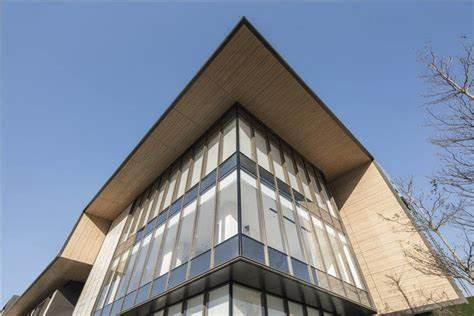
%> input picture 课程设计/test2.jpg, 474 x 316 px
$ octave --eval "display_image_spectrum(imread('test2.jpg'));"   (GNU Octave 9; MATLAB toolbox functions it lacks are replaced by stand-ins)
%> lines starting %> are read from the running program, lines starting %| are printed output that depends on the picture
% 显示图像频谱
function display_image_spectrum(img)

    % 检查图像类型（灰度或彩色）
    if size(img, 3) == 3
        % 彩色图像：转换为YCbCr以便分离亮度和色度
        img_ycbcr = rgb2ycbcr(img);
%> img_ycbcr: size 316x474x3 uint8; mean of channels 1, 2, 3 133.4, 136.3, 122.9
        img_gray = img_ycbcr(:,:,1); % 使用亮度通道
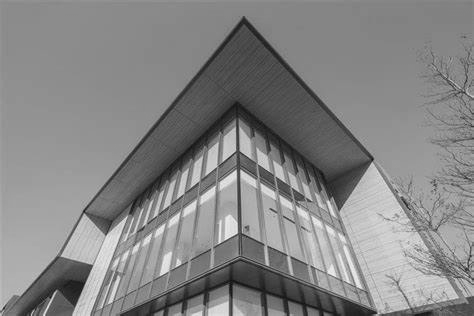
%> img_gray: size 316x474 uint8; min 16, max 235, mean 133.4
        is_color = true;
    else
        % 灰度图像
        img_gray = img;
        is_color = false;
    end

    % 计算傅里叶变换
    F = fft2(img_gray);

    % 将零频率分量移到频谱中心
    F_shifted = fftshift(F);

    % 计算幅度谱
    magnitude_spectrum = abs(F_shifted);

    % 对数变换以增强显示效果
    magnitude_spectrum_log = log(1 + magnitude_spectrum);
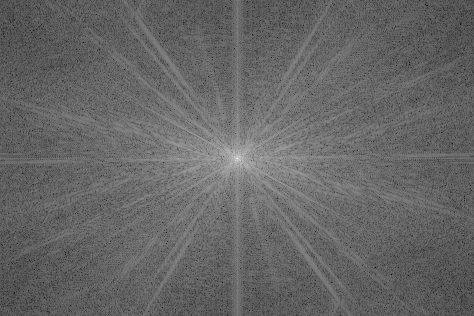
%> magnitude_spectrum_log: size 316x474 double; min 1.82, max 16.81, mean 7.84; drawn with min black and max white

    % 归一化显示
    magnitude_spectrum_normalized = mat2gray(magnitude_spectrum_log);
%> `display_image_spectrum(imread('test2.jpg'));`:
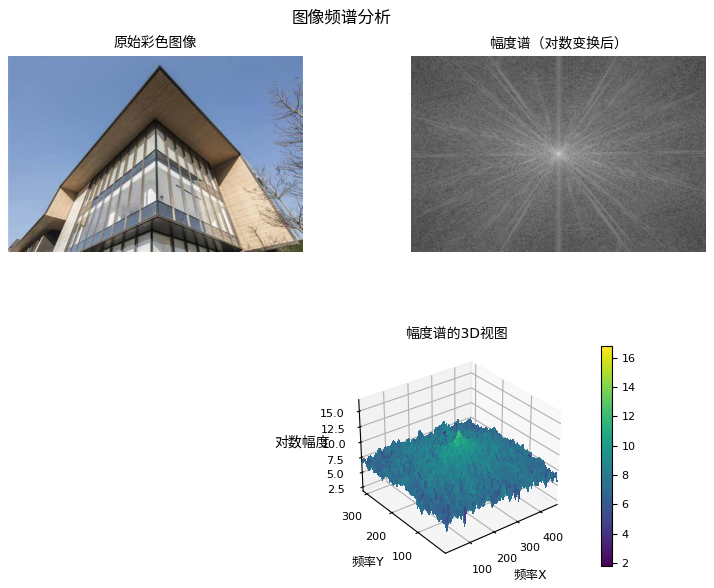
%> figure redrawn from the program's plot data, 3 panels

    % 创建图形窗口
    figure;

    % 显示原始图像
    subplot(2, 2, 1);
    if is_color
        imshow(img);
        title('原始彩色图像');
    else
        imshow(img_gray);
        title('原始灰度图像');
    end

    % 显示幅度谱
    subplot(2, 2, 2);
    imshow(magnitude_spectrum_normalized);
    title('幅度谱（对数变换后）');

    % 显示幅度谱的3D视图
    subplot(2, 1, 2);
    [X, Y] = meshgrid(1:size(magnitude_spectrum, 2), 1:size(magnitude_spectrum, 1));
    surf(X, Y, magnitude_spectrum_log);
    shading interp;
    axis tight;
    title('幅度谱的3D视图');
    xlabel('频率X');
    ylabel('频率Y');
    zlabel('对数幅度');
    colorbar

    sgtitle(sprintf('图像频谱分析'), 'FontSize', 14);
end
